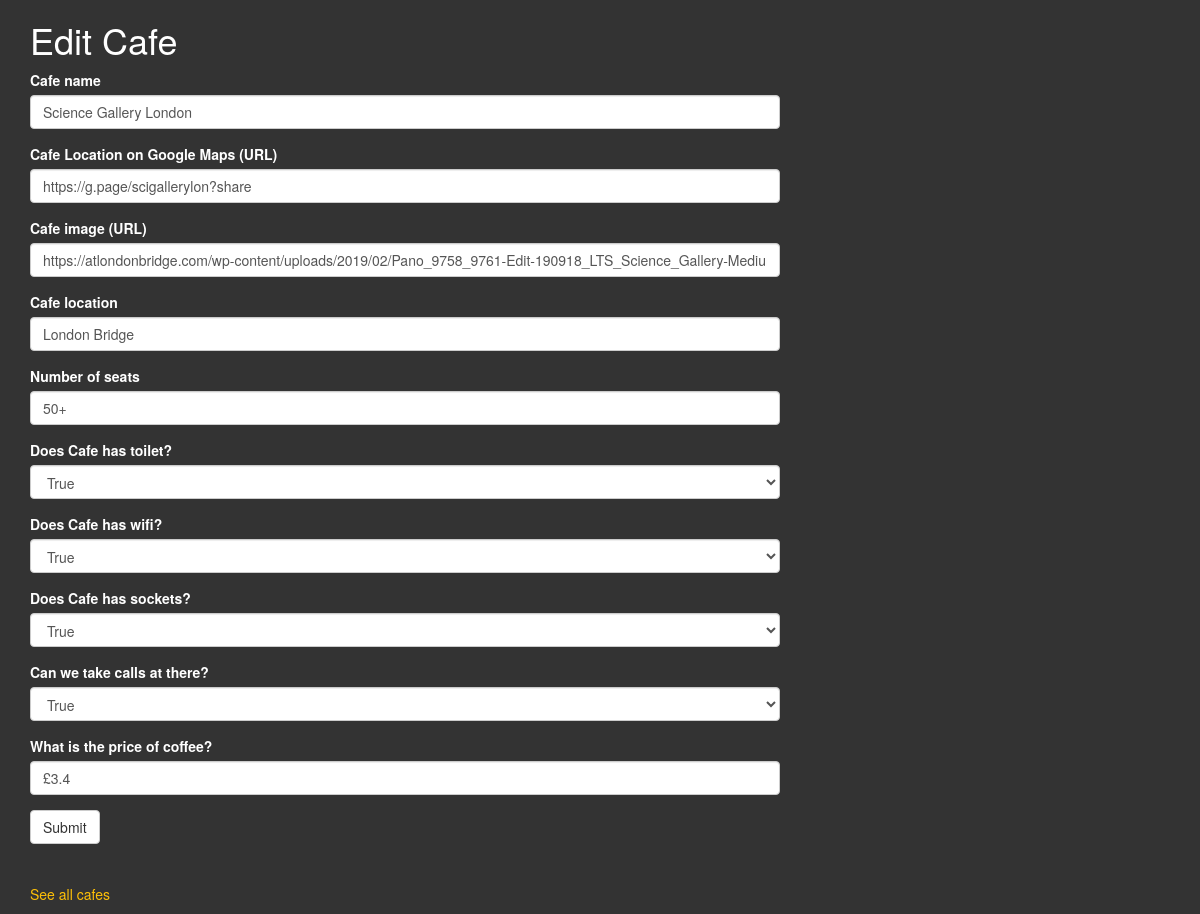
/update-cafe/1, run on the app's committed database.
### main.py (models this page shows, shortened)
class Cafe(db.Model):
    id = db.Column(db.Integer, primary_key=True)
    name = db.Column(db.String(250), unique=True, nullable=False)
    map_url = db.Column(db.String(500), nullable=False)
    img_url = db.Column(db.String(500), nullable=False)
    location = db.Column(db.String(250), nullable=False)
    seats = db.Column(db.String(250), nullable=False)
    has_toilet = db.Column(db.Boolean, nullable=False)
    has_wifi = db.Column(db.Boolean, nullable=False)
    has_sockets = db.Column(db.Boolean, nullable=False)
    can_take_calls = db.Column(db.Boolean, nullable=False)
    coffee_price = db.Column(db.String(250), nullable=True)

### main.py (the view, shortened to what this page needs)
@app.route("/update-cafe/<cafe_id>", methods=["POST", "GET"])
def edit_cafe(cafe_id):
    cafe = db.session.query(Cafe).get(cafe_id)
    edit_form = CafeForm(
        cafe=cafe.name,
        map_url=cafe.map_url,
        image=cafe.img_url,
        location=cafe.location,
        seats=cafe.seats,
        has_toilet=cafe.has_toilet,
        has_wifi=cafe.has_wifi,
        has_sockets=cafe.has_sockets,
        can_take_calls=cafe.can_take_calls,
        coffee_price=cafe.coffee_price,
    )
    return render_template("add.html", form=edit_form, is_edit=True, h1="Edit Cafe")

### main.py
class CafeForm(FlaskForm):
    cafe = StringField('Cafe name', validators=[DataRequired()])
    map_url = StringField('Cafe Location on Google Maps (URL)', validators=[DataRequired(), URL()])
    image = StringField('Cafe image (URL)', validators=[DataRequired(), URL()])
    location = StringField('Cafe location', validators=[DataRequired()])
    seats = StringField('Number of seats', validators=[DataRequired()])
    has_toilet = SelectField('Does Cafe has toilet?', choices=["True", "False"], validators=[DataRequired()])
    has_wifi = SelectField('Does Cafe has wifi?', choices=["True", "False"], validators=[DataRequired()])
    has_sockets = SelectField('Does Cafe has sockets?', choices=["True", "False"], validators=[DataRequired()])
    can_take_calls = SelectField('Can we take calls at there?', choices=["True", "False"], validators=[DataRequired()])
    coffee_price = StringField('What is the price of coffee?', validators=[DataRequired()])
    submit = SubmitField('Submit')

### templates/add.html (shortened to what this page needs)
{% extends 'bootstrap/base.html' %}
{% import 'bootstrap/wtf.html' as wtf %}
{% block styles %}
{{super()}}
<link rel="stylesheet"
      href="{{url_for('.static', filename='css/styles.css')}}">
{% endblock %}
{% block content %}
<div class="container">
  <div class="row">
    <div class="col-sm-12 col-md-8">
      <h1>{{h1}}</h1>
      {{ wtf.quick_form(form, novalidate=True) }}
	  <p class="space-above"><a href="/cafes">See all cafes</a></p>
    </div>
  </div>
</div>
{% endblock %}

### static/css/styles.css (style rules this page uses)
body { background-color: #333; color: white; }
a { color: #ffc107; }
.space-above { margin-top: 20px; padding-top: 20px; }

### data on the page
Cafe: map_url "https://g.page/scigallerylon?share", location "London Bridge", seats "50+", has_toilet "True", has_wifi "True", has_sockets "True", can_take_calls "True", coffee_price "£3.4"

### other printed values
{{ h1 }} "Edit Cafe"
